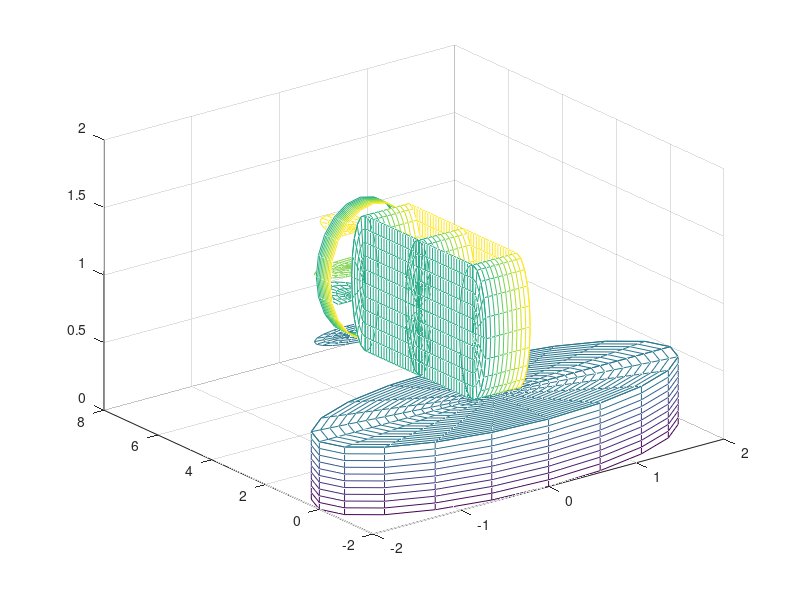

The MATLAB script that drew this image: (Note: this script raises an error after producing the figure.)
function rob=bracito
%base

theta=0:0.1.*pi:2*pi;
rbase=0:0.1:2;
[rbm,tm]=meshgrid(rbase,theta);
xbm=rbm.*cos(tm);
ybm=rbm.*sin(tm);
h1=mesh(xbm,ybm,0.5.*ones(size(xbm)));
hold on
r2=2.*ones(1,11);
[rpm,tpm]=meshgrid(r2,theta);
xpm=rpm.*cos(tpm);
ypm=rpm.*sin(tpm);
h2=mesh(xpm,ypm,ones(size(xpm))*diag(0:0.05:0.5));
rob.hombro=eje(0,0,1,[0 1 0],90);
rob.brazo=tramo(0,0,1,[0 1 0],90);
rob.codo=eje(0,2,1,[0 1 0],90);
rob.antebrazo=tramo(0,2,1,[0 1 0],90);
rob.munecav=eje(0,4,1,[0 1 0],90);
rob.munecar=eje(0,4.75,1,[1 0 0 ],90);
rob.pinza=efector(0,5,1,[1 0 0],-90);
axis 'equal'
set(gca,'Xlim',[-7 7],'Ylim',[-7 7],'Zlim',[0 7])

colormap([0 0 0]);
%light 
%lighting gouraud
shading interp
material metal

end

function heje=eje(x,y,z,rot,omega)
theta=0:0.1.*pi:2*pi;
r2=0.5.*ones(1,11);
[rpm,tpm]=meshgrid(r2,theta);
xpm=rpm.*cos(tpm);
ypm=rpm.*sin(tpm);
h=mesh(x+xpm,y+ypm,z-0.25+ones(size(xpm))*diag(0:0.05:0.5));
rotate(h,rot,omega,[x,y,z]);
heje.h=h;
heje.centro=[x y z];
heje.eje=cross(rot,[0 0 1]);
end

function ht=tramo(x,y,z,rot,omega)
theta=0:0.1.*pi:pi;
rbase=0:0.1:0.5;
[rbm,tm]=meshgrid(rbase,theta);
xbm=rbm.*cos(tm);
ybm=rbm.*sin(tm)+2 ;%la longitud del tramo es 2
t(1)=mesh(xbm+x,ybm+y,z+0.25+zeros(size(xbm)));
t(2)=mesh(xbm+x,ybm+y,z-0.25+zeros(size(xbm)));
theta=pi:0.1.*pi:2*pi;
[rbm,tm]=meshgrid(rbase,theta);
xbm=rbm.*cos(tm);
ybm=rbm.*sin(tm);
t(3)=mesh(xbm+x,y+ybm,z+0.25+zeros(size(xbm)));
t(4)=mesh(xbm+x,y+ybm,z-0.25+zeros(size(xbm)));
yl=0:0.1:2;
xl=-0.5:0.1:0.5;
[xlm,ylm]=meshgrid(xl,yl);
t(5)=mesh(xlm+x,ylm+y,z+0.25+zeros(size(xlm)));
t(6)=mesh(xlm+x,ylm+y,z-0.25+zeros(size(xlm)));
[xlm,ylm]=meshgrid(xl,yl);
rotatetr(t,rot,omega,[x,y,z]);
ht.h=t;
ht.centro=[x y z];
end

function he=efector(x,y,z,rot,omega,apert)
theta=0:0.1.*pi:2*pi;
rbase=0:0.1:0.5;
[rbm,tm]=meshgrid(rbase,theta);
xbm=rbm.*cos(tm);
ybm=rbm.*sin(tm);
e(1)=mesh(xbm+x,ybm+y,z+zeros(size(xbm)));
e(2)=mesh(xbm+x,ybm+y,z-0.5+zeros(size(xbm)));
theta=0:0.1.*pi:pi;
rbase=0:0.05:0.25;
[rbm,tm]=meshgrid(rbase,theta);
xbm=rbm.*cos(tm);
ybm=rbm.*5.*sin(tm);
e(3)=mesh(xbm+x,ybm+y,z+0.25+zeros(size(xbm)));
e(4)=mesh(xbm+x,ybm+y,z-0.25+zeros(size(xbm)));
f=[e(3),e(4)];
rotate(f,[0,0],90,[x,y,z]);
rotatetr(e,rot,omega,[x,y,z]);
he.h=e;
he.centro=[x y z];
end

function rotatetr(t,eje,degrees,point)
for i=1:size(t,2)
    rotate(t(i),eje,degrees,point);
end
end